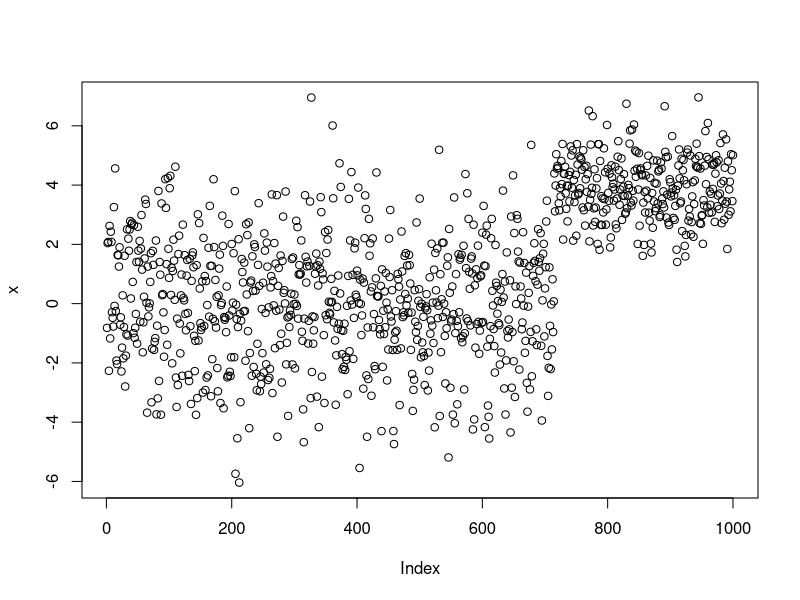

The R source for this figure:
## ---- chunk 1
mixt.simulate <-function(n,weight,mu,sigma)
{
  G <- length(mu)
  Z <- sample(1:G, n, prob=weight, replace=T)
  x<-NULL
  for (g in 1:G)
  {
    x<-c(x,rnorm(length(which(Z==g)),mu[g],sigma[g]))
  }
  return(x)
}

n <- 1000
weight<-c(0.7, 0.3) 
mu<-c(0,4)
sigma<-c(2,1)*1

x <- matrix(0,nrow=n,ncol=1)
x <- mixt.simulate(n,weight,mu,sigma)

plot(x)

